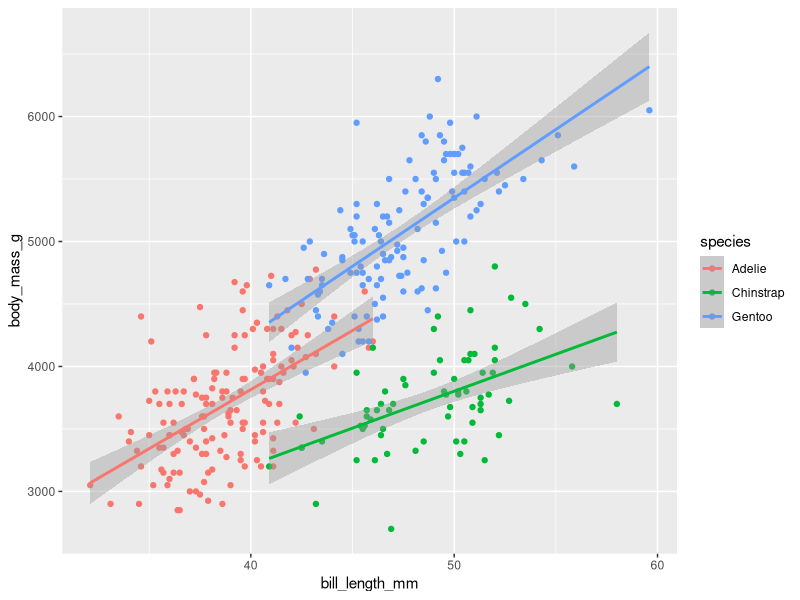
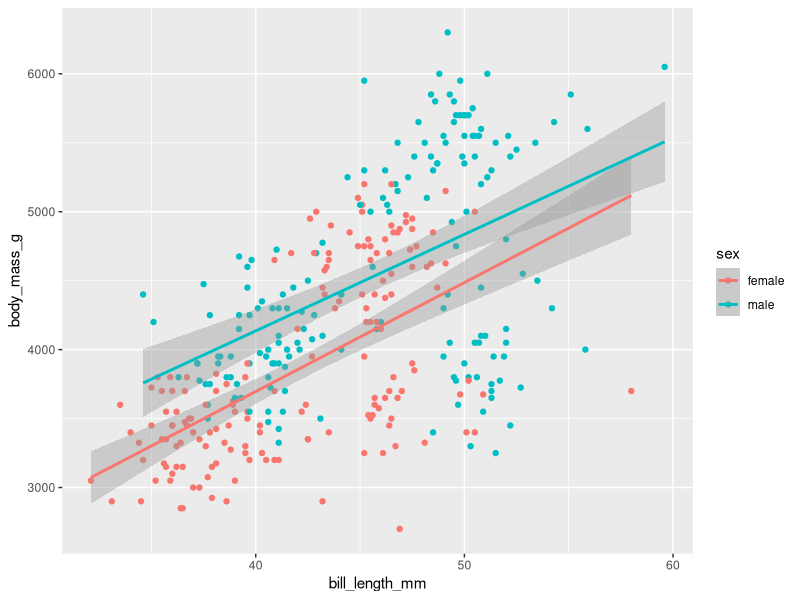

R code for these plots, in order:
## ---- chunk 1
#| message: false 
library(palmerpenguins)
library(dplyr)
library(ggplot2)
library(dbplyr)

df <- palmerpenguins::penguins
## ---- chunk 2
#| message: false 
df %>%
  group_by(species, sex) %>%
  summarise(
    across(
      where(is.numeric), 
      \(x) mean(x, na.rm = TRUE)
      )
    ) %>%
  knitr::kable()
## ---- chunk 3
#| message: false 
#| warning: false
df %>%
  ggplot(aes(x = bill_length_mm, y = body_mass_g, color = species)) +
  geom_point() + 
  geom_smooth(method = "lm")
## ---- chunk 4
#| message: false 
#| warning: false

df_new<-df[complete.cases(df$sex), ]
df_new %>%
  ggplot(aes(x = bill_length_mm, y = body_mass_g, color = sex)) +
  geom_point() + 
  geom_smooth(method = "lm")
## ---- chunk 5
#| message: false 
df %>%
  group_by(species, sex) %>%
  summarise(
    across(
        ends_with("mm") | ends_with("g"),
      \(x) mean(x, na.rm = TRUE)
      )
    ) %>%
  dplyr::collect() %>%
  knitr::kable()
